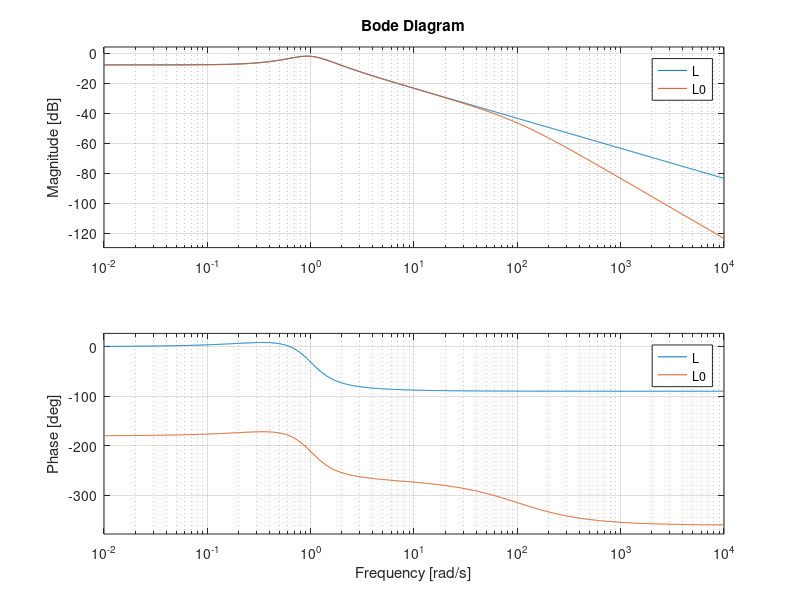

MATLAB code for this plot:
clearvars;
close all

s = 10000; % sigma

P = tf([1 1],[1 1 1 ]);
Ps = ss(P);

A = Ps.A;
B = Ps.B;
C = Ps.C;
D = Ps.D;

G = [1 0];
H = 0;
Q = G' *1* G;
R = 1;
x0 = [0 0 ]';

% Kc = lqr(A,B,C'*C,R); il prof aveva messo Q poi si trovava uno 0 in kc e ha
% cambiato mettendo C'* C al posto di Q
Kc = lqr(A,B,C'*C,R);
L = ss(A,B,Kc,0); %Sistema con Feedback di stato

inversa = [A B; C H]\[0 0 1]';
F = inversa(1:2);
N = inversa(end);

%% Output Feedback con SetPoint


Kf = lqe(A,B,C,s,1);

Ak = A-Kf*C-B*Kc;

K = ss(Ak,Kf,-Kc,0); %Sistema con output feedback
L0 = Ps*K;
L0 = minreal(L0);
bode(L,L0)
